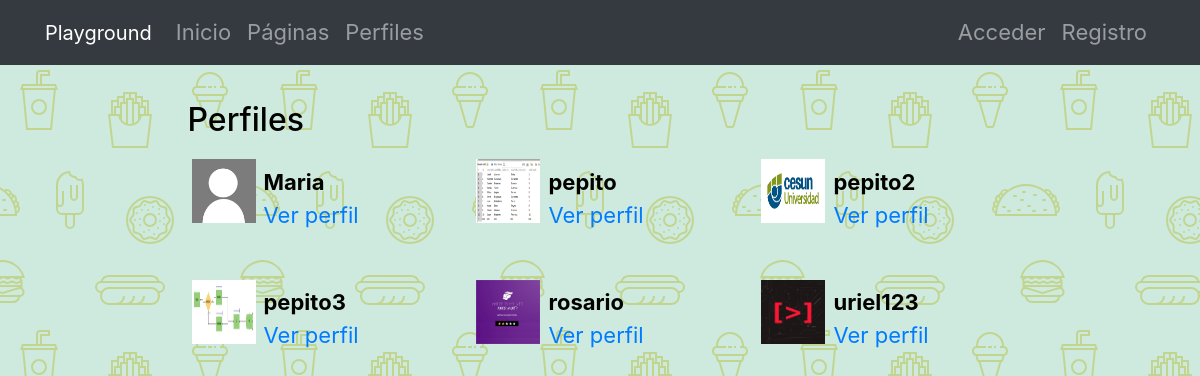
/profiles/, run on the app's committed database.
### registration/models.py (models this page shows)
class Profile(models.Model):
    user = models.OneToOneField(User, on_delete=models.CASCADE)
    avatar = models.ImageField(upload_to=custom_upload_to, null=True, blank=True)
    bio = models.TextField(null=True, blank=True)
    link = models.URLField(max_length=200, null=True, blank=True)
    class Meta:
        ordering = ["user__username"]

### profiles/views.py (the view)
# urls.py: path('', ProfileListView.as_view(), name='list'),
class ProfileListView(ListView):
    model = Profile
    template_name = 'profiles/profile_list.html'
    paginate_by = 12

### profiles/templates/profiles/profile_list.html (shortened to what this page needs)
{% extends 'core/base.html' %}
{% load static %}
{% block content %}
<main role="main">
  <div class="container">
    <div class="row mt-3">
      <div class="col-md-9 mx-auto mb-5">
        <h2>Perfiles</h2>
        <div class="row">
          {% for profile in profile_list %}
            <div class="col-md-4 mt-2 mb-3 ">
              <div class="row p-1">
                <div class="col-md-12">
                  {% if profile.avatar %}
                    <img src="{{profile.avatar.url}}" class="img-fluid profile-avatar">
                  {% else %}
                    <img src="{% static 'registration/img/no-avatar.jpg' %}" class="img-fluid profile-avatar">
                  {% endif %}
                  <p class="profile-data">
                    <b>{{profile.user|truncatechars:"16"}}</b><br>
                    <a href="{% url 'profiles:detail' profile.user %}">Ver perfil</a>
                  </p>
                </div>
              </div>
            </div>
          {% endfor %}
        </div>
      </div>
    </div>
  </div>
</main>
{% endblock %}

### core/templates/core/base.html (shortened to what this page needs)
<!DOCTYPE html>
<html lang="es">
  <head>
    {% load static %}
    <link href="{% static 'core/vendor/bootstrap/css/bootstrap.min.css' %}" rel="stylesheet">
    <link href="{% static 'core/vendor/font-awesome/css/font-awesome.min.css' %}" rel="stylesheet" type="text/css">
    <link href="{% static 'core/css/main.css' %}" rel="stylesheet">
  </head>
  <body class=color_perro>
      <nav class="navbar navbar-expand-lg navbar-dark bg-dark">
        <div class="container">
          <a class="navbar-brand" href="{% url 'home' %}">Playground</a>
          <div class="collapse navbar-collapse" id="ned">
            <ul class="navbar-nav mr-auto">
              <li class="nav-item">
                <a class="nav-link" href="{% url 'home' %}">Inicio</a>
              </li>
              <li class="nav-item">
                <a class="nav-link" href="{% url 'pages:pages' %}">Páginas</a>
              </li>
              <li class="nav-item">
                <a class="nav-link" href="{% url 'profiles:list' %}">Perfiles</a>
              </li>
            </ul>
            <ul class="navbar-nav">
              {% if not request.user.is_authenticated %}
                <li class="nav-item">
                  <a class="nav-link" href="{% url 'login' %}">Acceder</a>
                </li>
                <li class="nav-item">
                  <a class="nav-link" href="{% url 'signup' %}">Registro</a>
                </li>
              {% endif %}
            </ul>
          </div>
        </div>
      </nav>
      {% block content %}{% endblock %}
  </body>
</html>

### core/static/core/css/main.css (style rules this page uses)
main { padding-top: 20px; }
:root { --jumbotron-padding-y: 3rem; }

### core/templates/core/base.html (style rules this page uses)
.color_perro { color:black; font-size:22px; background-color: #ceeadf; }

### profiles/templates/profiles/profile_list.html (style rules this page uses)
.profile-avatar { float:left;width:4rem;height:4rem }
.profile-data { padding-left:4.5rem;padding-top:.4rem; }

### data on the page
Profile: user "Maria"
Profile: avatar (picture), user "pepito"
Profile: avatar (picture), user "pepito2"
Profile: avatar (picture), user "pepito3"
Profile: avatar (picture), user "rosario"
Profile: avatar (picture), user "uriel123"
